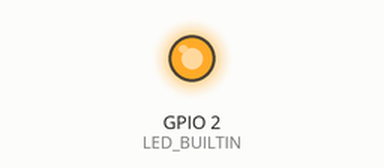
Simulated run of this sketch. Board: ESP8266 (NodeMCU). Shown: output pins drawn as LEDs (lit = HIGH, except the on-board LED, lit = LOW). WiFi joins after 1.5 s; servers stay silent unless stated; uploads are accepted with an empty reply; the local clock reads 2024-03-15 10:24:30 at power-on unless the sketch sets it; what the sketch prints to the serial monitor is not drawn.

Above: at 2.0 s.
At 21.0 s:
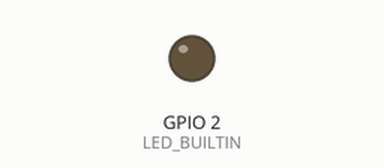
Timing chart, 0 to 22.3 s (numbered marks = the images above):
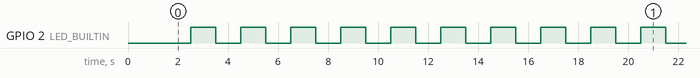

The sketch:

esp8266_ota.ino
```cpp
#include <ESP8266WiFi.h>
#include <ESP8266HTTPClient.h>
#include <ESP8266httpUpdate.h>
#include <WiFiClientSecure.h>
#include <CertStoreBearSSL.h>
BearSSL::CertStore certStore;
#include <time.h>

const String FirmwareVer={"3.0"};
#define URL_fw_Version "/Ainqa-Kg/AQ-OTA/blob/main/esp32_ota/version.txt"
#define URL_fw_Bin "https://raw.githubusercontent.com/Ainqa-Kg/AQ-OTA/blob/main/esp32_ota/fw.bin"

const char* host = "raw.githubusercontent.com";
const int httpsPort = 443;

// DigiCert High Assurance EV Root CA
const char trustRoot[] PROGMEM = R"EOF(
-----BEGIN CERTIFICATE-----
MIIDcDCCAlgCCQDsrbkGko2aeTANBgkqhkiG9w0BAQsFADB6MQswCQYDVQQGEwJJ
TjELMAkGA1UECAwCVE4xDDAKBgNVBAcMA05HVDELMAkGA1UECgwCQVExCzAJBgNV
BAsMAkFRMQ4wDAYDVQQDDAVyYWtpbjEmMCQGCSqGSIb3DQEJARYXc2F0aGlzaC5y
YWtpbkBhaW5xYS5jb20wHhcNMjEwODEwMTY0MTE4WhcNMjIwODEwMTY0MTE4WjB6
MQswCQYDVQQGEwJJTjELMAkGA1UECAwCVE4xDDAKBgNVBAcMA05HVDELMAkGA1UE
CgwCQVExCzAJBgNVBAsMAkFRMQ4wDAYDVQQDDAVyYWtpbjEmMCQGCSqGSIb3DQEJ
ARYXc2F0aGlzaC5yYWtpbkBhaW5xYS5jb20wggEiMA0GCSqGSIb3DQEBAQUAA4IB
DwAwggEKAoIBAQC2YLma1zLTSF17ggoMZ39r/bXVdu7q5YnRj7S0fz7jTBLV2/m6
cDeNAKmuEajmaSca2k7+VpOm9ZGeQyVUGWj6rWzeAYBIZby71xVM4tFLOsS0D7Qw
vQqedy78QyPWsqBoIxiIzaEIP8LmYqQZ6Wa6gqYE3WpPuPIhnjOQklaZFrR43yvy
TELzSFWZ2vvV2FZxxZ7pChe5JIBcNMmr3x5P04BETd+U/XFTn3tv9dcMZZnNHsHH
JJMJ0vQCUkgnu6JggYcnKYLjtl5/fZCdLK+PDy9k/9WJTeM39qy1ilDlqF5qIl6T
Sj4CBq1wA5VL/H42sZmfScQ1BG5Iup+k4MxPAgMBAAEwDQYJKoZIhvcNAQELBQAD
ggEBACoUlpyMltrcot/2FYCIzk9q7dETyuibSpB1CdlKhOpDEdo3hRirgSv98SU2
HHO2iw23+pCNqgzWfI5pRxpQS0GpRPVcOCZ0Q87i2iS+CldOV4eRIAp+DzKziIe6
3N30xG61RfQpfmEXemrCR29yQ63OQ8W94g/NMyvt4Pu4nmxhWncajQR1E4RpTMsU
5pcqZjZIgEwzVpTXKc4KRopx1sNm9y3T1fz7/sDrx2q9jAPrHuBf8JItGuU1Pwzj
1Fco63QmmYxdrvvP3i0MVdDv1f6dLP2LZraweTyB1ihDZ5AkttlRF0uXltu2kJHJ
QG2PzdEffQOqZUvckxI2XhPjAp4=
-----END CERTIFICATE-----
)EOF";
X509List cert(trustRoot);


extern const unsigned char caCert[] PROGMEM;
extern const unsigned int caCertLen;

const char* ssid = "AVE_X_NETWORK";
const char* password = "AVEX1000";

void setClock() {
   // Set time via NTP, as required for x.509 validation
  configTime(3 * 3600, 0, "pool.ntp.org", "time.nist.gov");
  Serial.print("Waiting for NTP time sync: ");
  time_t now = time(nullptr);
  while (now < 8 * 3600 * 2) {
    delay(500);
    Serial.print(".");
    now = time(nullptr);
  }
/*
  Serial.println("");
  struct tm timeinfo;
  gmtime_r(&now, &timeinfo);
  Serial.print("Current time: ");
  Serial.print(asctime(&timeinfo));
*/
}

void FirmwareUpdate()
{
  WiFiClientSecure client;
  client.setTrustAnchors(&cert);
  if (!client.connect(host, httpsPort)) {
    Serial.println("Connection failed");
    return;
  }
  client.print(String("GET ") + URL_fw_Version + " HTTP/1.1\r\n" +
               "Host: " + host + "\r\n" +
               "User-Agent: BuildFailureDetectorESP8266\r\n" +
               "Connection: close\r\n\r\n");
  while (client.connected()) {
    String line = client.readStringUntil('\n');
    if (line == "\r") {
      //Serial.println("Headers received");
      break;
    }
  }
  String payload = client.readStringUntil('\n');

  payload.trim();
  if(payload.equals(FirmwareVer) )
  {
     Serial.println("Device already on latest firmware version");
  }
  else
  {
    Serial.println("New firmware detected");
    ESPhttpUpdate.setLedPin(LED_BUILTIN, LOW);
    t_httpUpdate_return ret = ESPhttpUpdate.update(client, URL_fw_Bin);

    switch (ret) {
      case HTTP_UPDATE_FAILED:
        Serial.printf("HTTP_UPDATE_FAILD Error (%d): %s\n", ESPhttpUpdate.getLastError(), ESPhttpUpdate.getLastErrorString().c_str());
        break;

      case HTTP_UPDATE_NO_UPDATES:
        Serial.println("HTTP_UPDATE_NO_UPDATES");
        break;

      case HTTP_UPDATE_OK:
        Serial.println("HTTP_UPDATE_OK");
        break;
    }
  }
 }
void connect_wifi();
unsigned long previousMillis_2 = 0;
unsigned long previousMillis = 0;        // will store last time LED was updated
const long interval = 60000;
const long mini_interval = 1000;
 void repeatedCall(){
    unsigned long currentMillis = millis();
    if ((currentMillis - previousMillis) >= interval)
    {
      // save the last time you blinked the LED
      previousMillis = currentMillis;
      setClock();
      FirmwareUpdate();
    }

    if ((currentMillis - previousMillis_2) >= mini_interval) {
      static int idle_counter=0;
      previousMillis_2 = currentMillis;
      Serial.print(" Active fw version:");
      Serial.println(FirmwareVer);
      Serial.print("Idle Loop....");
      Serial.println(idle_counter++);
     if(idle_counter%2==0)
      digitalWrite(LED_BUILTIN, HIGH);
     else
      digitalWrite(LED_BUILTIN, LOW);
     if(WiFi.status() == !WL_CONNECTED)
          connect_wifi();
   }
 }


void setup()
{
  Serial.begin(115200);
  Serial.println("");
  Serial.println("Start");
  WiFi.mode(WIFI_STA);
  connect_wifi();
  setClock();
  pinMode(LED_BUILTIN, OUTPUT);

}
void loop()
{
  repeatedCall();
}

void connect_wifi()
{
  WiFi.begin(ssid, password);
  while (WiFi.status() != WL_CONNECTED)
  {
    delay(500);
    Serial.print("O");
  }
  Serial.println("Connected to WiFi");
}
```

Measured:
- by itself, GPIO 2 (LED_BUILTIN): goes 28 × (HIGH 1.0 s, LOW 1.0 s), HIGH 1.0 s, LOW 2.0 s, 29 × (HIGH 1.0 s, LOW 1.0 s), HIGH 2.0 s, 4 × (LOW 1.0 s, HIGH 1.0 s), then LOW
- by itself, everything shown: repeats every 32.0 s, in 32 steps
